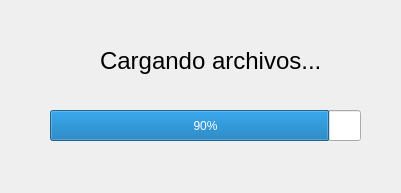
<?xml version="1.0" encoding="UTF-8"?>
<ui version="4.0">
 <class>CargandoArchivos</class>
 <widget class="QDialog" name="CargandoArchivos">
  <property name="geometry">
   <rect>
    <x>0</x>
    <y>0</y>
    <width>401</width>
    <height>193</height>
   </rect>
  </property>
  <property name="windowTitle">
   <string>Carga Archivos</string>
  </property>
  <widget class="QLabel" name="lbl_cargandoarchivo">
   <property name="geometry">
    <rect>
     <x>100</x>
     <y>40</y>
     <width>231</width>
     <height>41</height>
    </rect>
   </property>
   <property name="font">
    <font>
     <pointsize>18</pointsize>
    </font>
   </property>
   <property name="text">
    <string>Cargando archivos...</string>
   </property>
  </widget>
  <widget class="QProgressBar" name="pbr_cargando_archivo">
   <property name="geometry">
    <rect>
     <x>50</x>
     <y>110</y>
     <width>311</width>
     <height>31</height>
    </rect>
   </property>
   <property name="value">
    <number>90</number>
   </property>
  </widget>
 </widget>
 <resources/>
 <connections/>
</ui>
